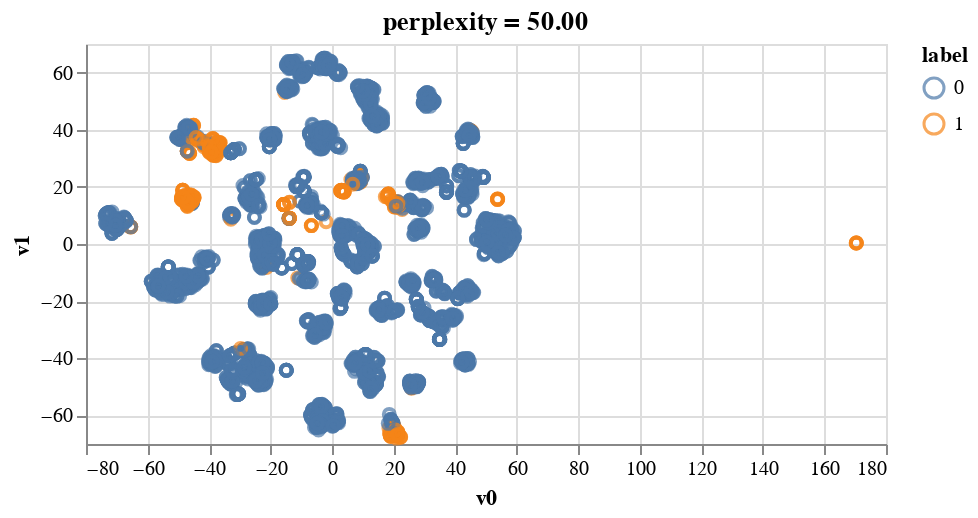

Notebook cell for this chart:
### Code cell
perplexity = 50
df_tsne_result = (pd.DataFrame(tsne_result[perplexity], columns=['v0','v1']).assign())
df_tsne_result['label']= mahala_label.values[randIdx]

base = alt.Chart(df_tsne_result).encode(x='v0:Q',y='v1:Q', color='label:N').properties(width=400, height=200, title='perplexity = {:.2f}'.format(perplexity))    
mark = base.mark_point()
chart = mark
chart

### Figure 1 — Vega-Lite specification as saved in the notebook (floating-point values rounded to 4 significant figures; data arrays with more than 128 entries replaced by an {"elided": "..."} marker saying what was removed)
{"$schema": "https://vega.github.io/schema/vega-lite/v2.6.0.json", "config": {"view": {"height": 300, "width": 400}}, "data": {"name": "data-c3f0c9a185a70fb7ebec89c775e2ca04"}, "datasets": {"data-c3f0c9a185a70fb7ebec89c775e2ca04": {"elided": "5000 records"}}, "encoding": {"color": {"field": "label", "type": "nominal"}, "x": {"field": "v0", "type": "quantitative"}, "y": {"field": "v1", "type": "quantitative"}}, "height": 200, "mark": "point", "title": "perplexity = 50.00", "width": 400}
